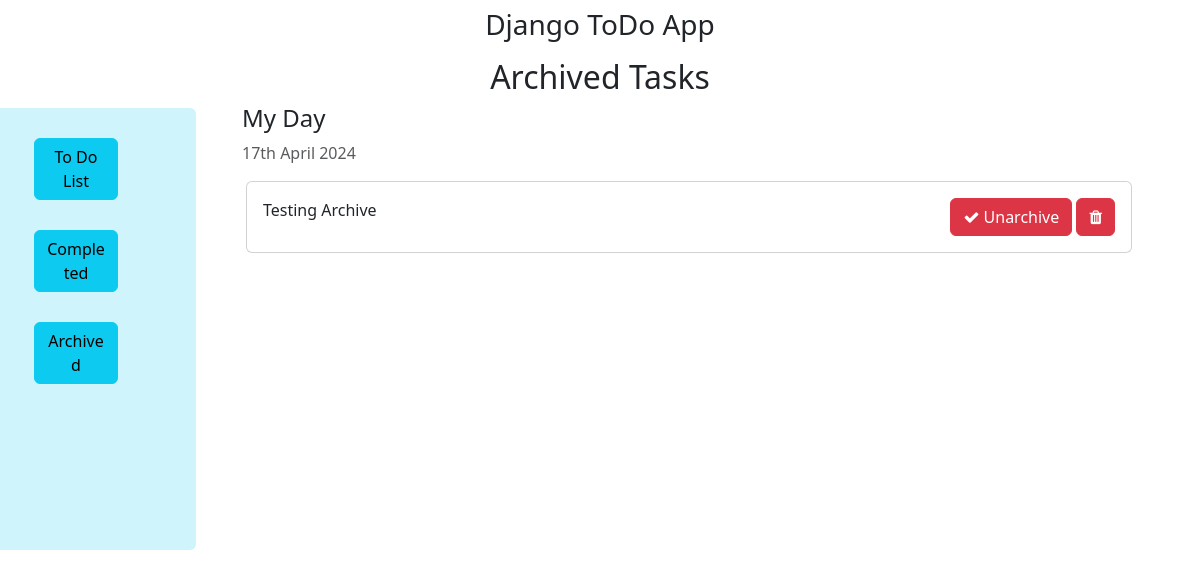
The page /archived on the database as committed earlier.
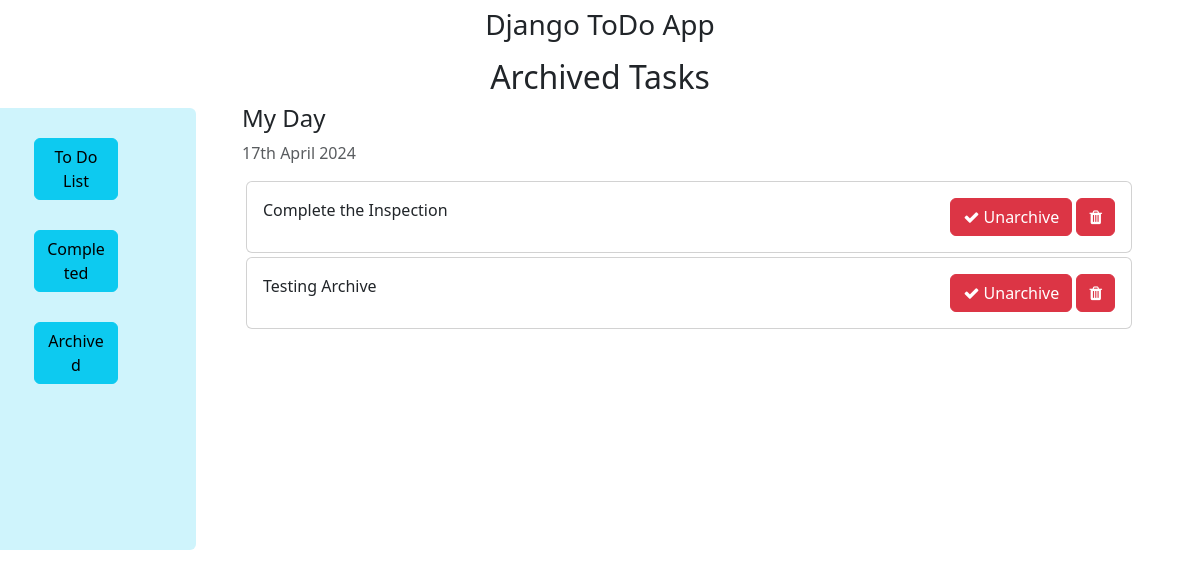
The same page on the database as committed later.
### todo/models.py (models this page shows, shortened)
class Task(models.Model):
    task = models.CharField(max_length=250)
    is_completed = models.BooleanField(default=False)
    created_at =  models.DateTimeField(auto_now_add=True)
    updated_at = models.DateTimeField(auto_now=True)
    is_archived = models.BooleanField(default = False)

### todo_main/views.py (the view)
# urls.py: path('archived', views.archived, name = 'archived'),
def archived(request):
    archived = Task.objects.filter(is_archived = True)
    context = {
        'archived': archived,
    }
    return render(request, 'archived.html', context)

### templates/archived.html (shortened to what this page needs)
<!DOCTYPE html>
<html lang="en">
<head>
    <link href="https://cdn.jsdelivr.net/npm/bootstrap@5.3.0-alpha1/dist/css/bootstrap.min.css" rel="stylesheet">
    <link rel="stylesheet" href="https://cdnjs.cloudflare.com/ajax/libs/font-awesome/4.7.0/css/font-awesome.min.css">
</head>
<body>
        <div class=" row">
            <h3 class="pt-2 text-center">Django ToDo App</h3>
            <h2 class="pt-2 text-center">Archived Tasks</h2>
            <nav class="container col-md-2 col-lg-2 card m-1 bg-info-subtle" style="border: none;">
                <div class="body" style="margin: 30px;">
                    <a href="{% url 'home' %}" class="btn btn-info" style="width: 70%;">To Do List</a>
                </div>
                <div class="body" style="margin: 30px; margin-top: 0px;">
                    <a href="{% url 'completed' %}" class="btn btn-info" style="width: 70%; justify-self: center;">Completed</a>
                </div>
                <div class="body" style="margin: 30px; margin-top: 0px;">
                    <a href="" class="btn btn-info" style="width: 70%; justify-self: center;">Archived</a>
                </div>
            </nav>
        <div class="col-md-9" style="height: 450px; overflow: scroll; margin-left: 30px;">
            <h4>My Day</h4>
            <p class="text-muted">{% now "jS F Y" %}</p>
            <div class="mine">
                {% for task in archived %}
                <div class="card m-1">
                    <div class="card-body">
                        {{ task.task }}
                        <span style="position: relative; float: right;">
                            <a href="{% url 'unarchive' task.pk %}" class="btn btn-danger"><i class="fa fa-check"></i> Unarchive</a>
                            <a href="{% url 'removetask' task.pk %}" class="btn btn-danger"><i class="fa fa-trash"></i></a>
                        </span>
                    </div>
                </div>
                {% endfor %}
            </div>
        </div>
    </div>
</body>
</html>

Rows that differ between the two databases and show on the page:
now on this page (row edited): Task: task "Complete the Inspection"
